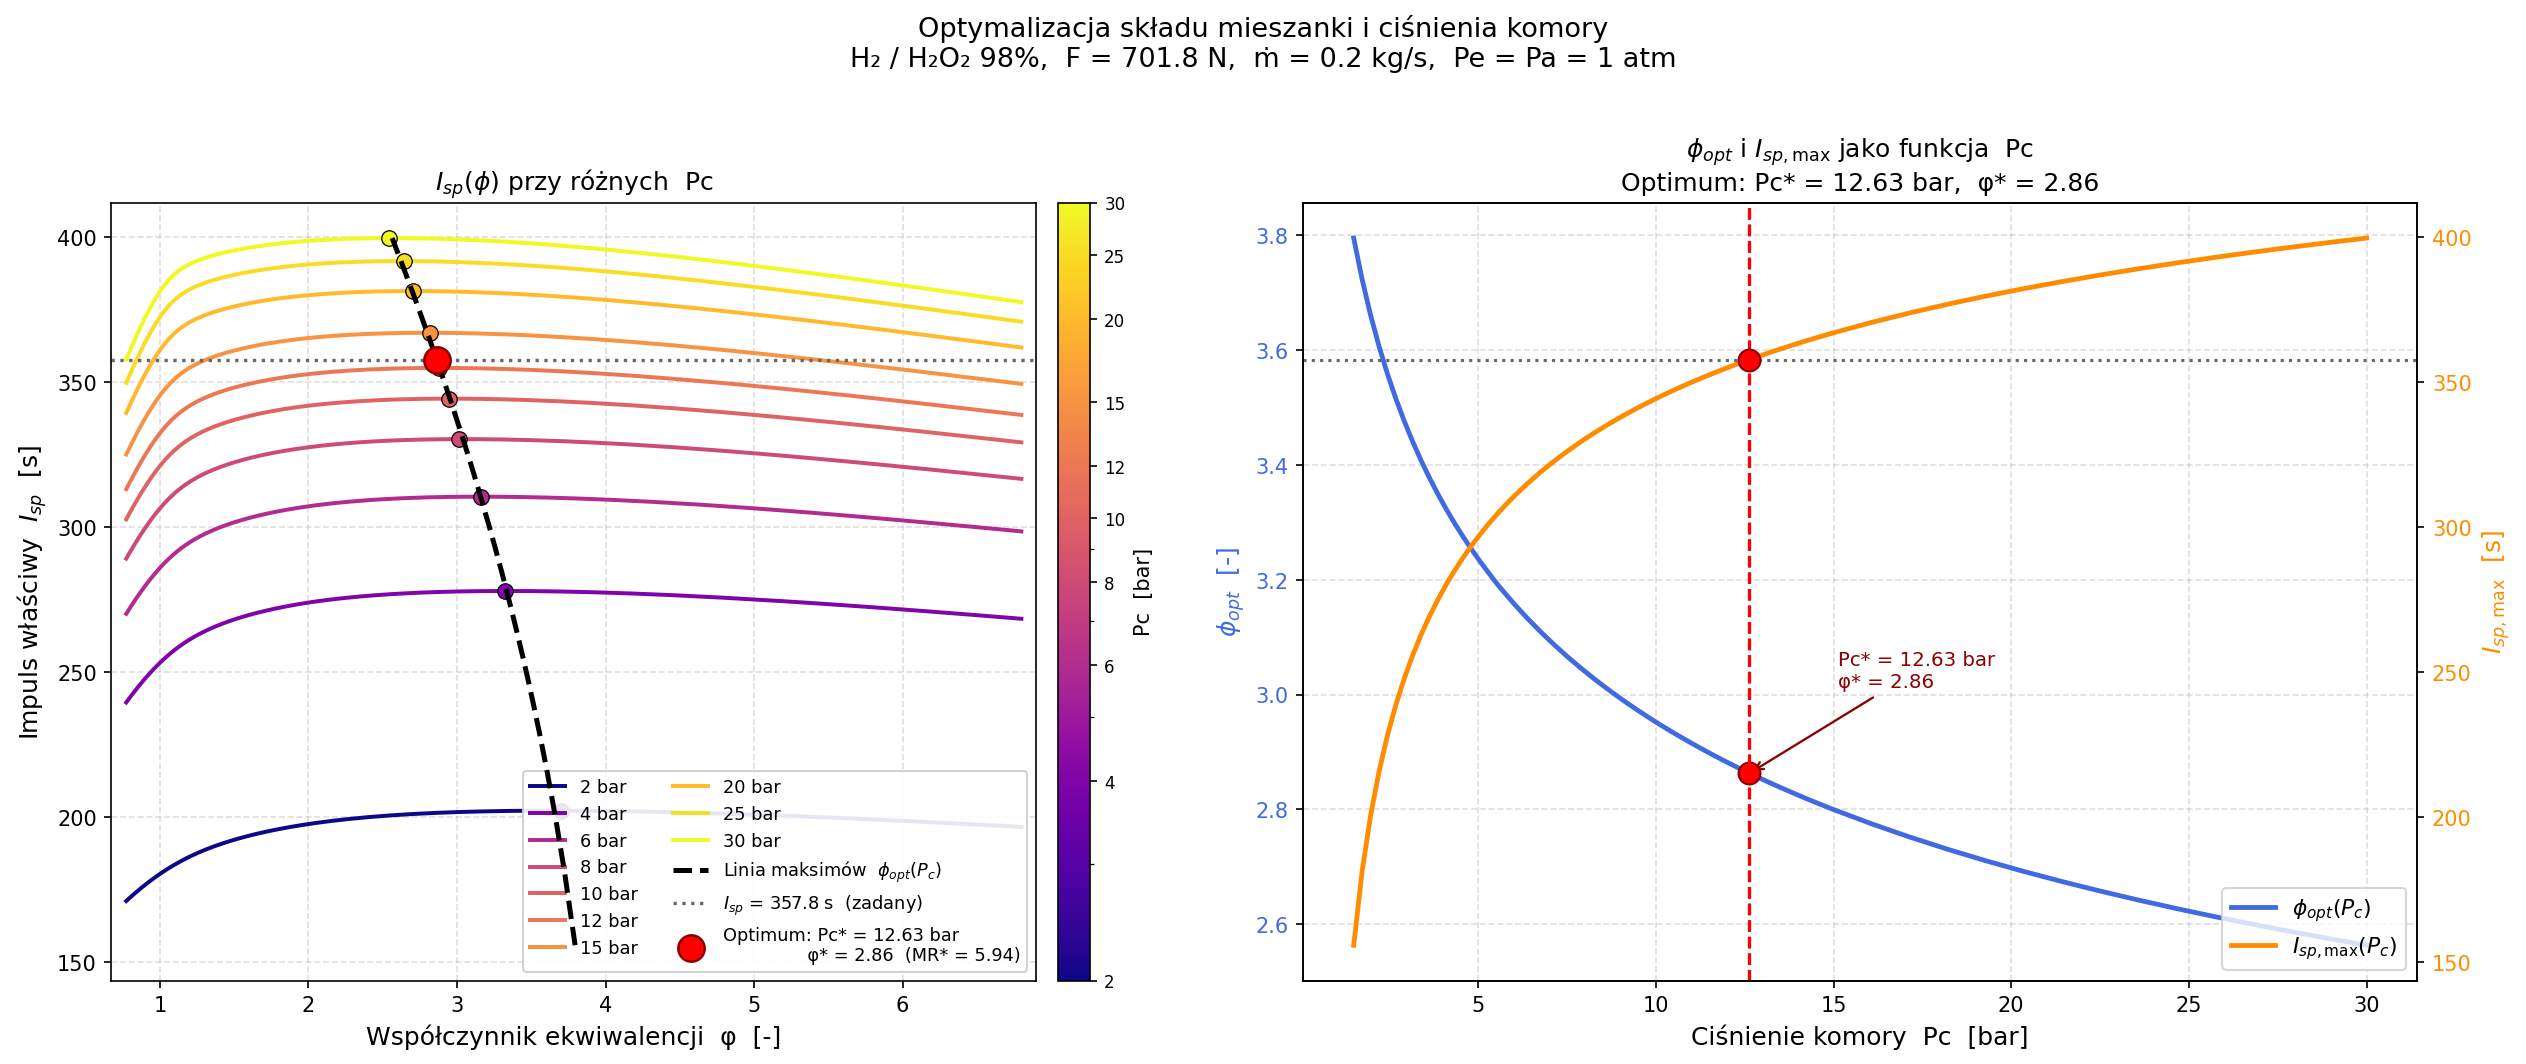

The Python source for this figure:
"""
==============================================================================
ITERACYJNE WYZNACZENIE OPTYMALNEGO Pc I φ – SILNIK H2/H2O2 98%
==============================================================================
Paliwo:    H2 (ciekły wodór)
Utleniacz: H2O2 98%  (blend 98% H2O2 + 2% H2O wagowo)
Zadane:    F = 701.8 N,  ṁ = 0.2 kg/s,  Pa = 1 atm

ALGORYTM:
─────────────────────────────────────────────────────────────────────────────
Przy zadanym Pe = Pa równanie ciągu: F = ṁ·ve → ve_cel = F/ṁ = 3509 m/s

Szukamy pary (Pc*, MR*) takiej, że:
  (1) MR* = argmax_MR  ve_isen(Pc*, MR)     ← optymalny φ dla danego Pc
  (2) ve_isen(Pc*, MR*) = ve_cel             ← wymagany ciąg

Iteracja zewnętrzna (bisekcja po Pc):
  - ve_max(Pc) = max_MR ve_isen(Pc, MR) jest monotonicznie rosnące z Pc
  - szukamy Pc* bisekcją: ve_max(Pc*) = ve_cel

Iteracja wewnętrzna (minimalizacja po MR dla danego Pc):
  - scipy.optimize.minimize_scalar (metoda bounded, Brent)

WYNIKI WYKRESU:
  - krzywe Isp(φ) dla Pc = 2, 4, 6, 8, 10, 12, 15, 20, 25, 30 bar
  - linia łącząca maksima (locus φ_opt(Pc)) – wyznaczona na gęstszej siatce
  - prawy panel: φ_opt(Pc) i Isp_max(Pc) jako funkcja Pc
==============================================================================
"""

import numpy as np
from scipy.optimize import brentq, minimize_scalar
import matplotlib.pyplot as plt
import matplotlib.cm as cm
import matplotlib.colors as mcolors
from rocketcea.cea_obj import CEA_Obj
from rocketcea.blends import newOxBlend


# ══════════════════════════════════════════════════════════════════════════════
# 0. STAŁE I DANE WEJŚCIOWE
# ══════════════════════════════════════════════════════════════════════════════
R_UNIV     = 8314.46        # [J/(kmol·K)]
G0         = 9.80665        # [m/s²]
PSI_PER_PA = 1 / 6894.76    # Pa → psi
PA         = 101325.0       # [Pa]  ciśnienie otoczenia
MR_STOICH  = 17.0           # stechiometria H2/H2O2: 34/2

F          = 701.8          # [N]   zadany ciąg
M_DOT      = 0.2            # [kg/s] zadany strumień masy
ve_cel     = F / M_DOT      # [m/s] = 3509.0 – wymagana efektywna prędkość wylotowa
Isp_cel    = ve_cel / G0    # [s]   ≈ 357.82

EPS_C      = 8.0            # Ac/At – stosunek przekrojów komory do gardła
L_STAR     = 0.80           # [m]   charakterystyczna długość komory (nominalna)

print(f"Wymagana ve_cel = {ve_cel:.4f} m/s  →  Isp_cel = {Isp_cel:.4f} s")
print(f"Cel iteracji:  M_DOT × ve_max(Pc*, MR*(Pc*)) = F = {F} N\n")


# ══════════════════════════════════════════════════════════════════════════════
# 1. INICJALIZACJA ROCKETCEA
# ══════════════════════════════════════════════════════════════════════════════
ox_blend = newOxBlend(oxL=['H2O2', 'H2O'], oxPcentL=[98, 2])
cea      = CEA_Obj(fuelName='H2', oxName=ox_blend)


# ══════════════════════════════════════════════════════════════════════════════
# 2. FUNKCJE POMOCNICZE
# ══════════════════════════════════════════════════════════════════════════════

def get_cea_params(Pc_bar: float, MR: float):
    """Tc [K], Mw [g/mol], gamma [-], R_sp [J/(kg·K)]"""
    Pc_psia = Pc_bar * 1e5 * PSI_PER_PA
    Tc      = cea.get_Tcomb(Pc=Pc_psia, MR=MR)
    Mw, gamma = cea.get_Chamber_MolWt_gamma(Pc=Pc_psia, MR=MR)
    return Tc, Mw, gamma, R_UNIV / Mw


def ve_isen(Pc_bar: float, MR: float) -> float:
    """
    Isentropowa prędkość wylotowa dyszy dopasowanej do Pa.
      ve = sqrt(2γ/(γ-1) · R_sp · Tc · [1 − (Pa/Pc)^((γ-1)/γ)])
    """
    if Pc_bar * 1e5 <= PA:
        return 0.0
    try:
        Tc, _, gamma, R_sp = get_cea_params(Pc_bar, MR)
        Pe_Pc = PA / (Pc_bar * 1e5)
        return np.sqrt(2 * gamma / (gamma - 1) * R_sp * Tc
                       * (1 - Pe_Pc ** ((gamma - 1) / gamma)))
    except Exception:
        return 0.0


def area_ratio(M: float, gamma: float) -> float:
    """A/A* = 1/M · [2/(γ+1) · (1 + (γ-1)/2 · M²)]^((γ+1)/(2(γ-1)))"""
    f = (2 / (gamma + 1)) * (1 + (gamma - 1) / 2 * M**2)
    return (1 / M) * f ** ((gamma + 1) / (2 * (gamma - 1)))


def find_opt_at_pc(Pc_bar: float, MR_lo: float = 2.5, MR_hi: float = 12.0):
    """
    Wyznacza MR minimalizujące −ve_isen (= maksymalizujące Isp) przy danym Pc.
    Używa metody Brenta (bounded minimize_scalar).
    Zwraca: (MR_opt, phi_opt, ve_max, Isp_max)
    """
    res = minimize_scalar(
        lambda MR: -ve_isen(Pc_bar, MR),
        bounds=(MR_lo, MR_hi),
        method='bounded',
        options={'xatol': 5e-4}
    )
    MR_opt = res.x
    ve_max = -res.fun
    return MR_opt, MR_STOICH / MR_opt, ve_max, ve_max / G0


# ══════════════════════════════════════════════════════════════════════════════
# 3. KROK A – Krzywe Isp(φ) dla wybranych Pc (do wykresu)
# ══════════════════════════════════════════════════════════════════════════════
print("─" * 60)
print("KROK A: Obliczam krzywe Isp(φ) dla wybranych Pc...")
print("─" * 60)

Pc_plot = [2, 4, 6, 8, 10, 12, 15, 20, 25, 30]   # [bar]
MR_arr  = np.linspace(2.5, 22.0, 150)
phi_arr = MR_STOICH / MR_arr

curves = {}
for Pc_bar in Pc_plot:
    isp = []
    for MR in MR_arr:
        ve = ve_isen(Pc_bar, MR)
        isp.append(ve / G0 if ve > 0 else np.nan)
    curves[Pc_bar] = np.array(isp)
    print(f"  Pc = {Pc_bar:2d} bar  →  Isp_max ≈ {np.nanmax(curves[Pc_bar]):.1f} s"
          f"  przy φ ≈ {phi_arr[np.nanargmax(curves[Pc_bar])]:.2f}")


# ══════════════════════════════════════════════════════════════════════════════
# 4. KROK B – Linia maksimów φ_opt(Pc) na gęstej siatce Pc
# ══════════════════════════════════════════════════════════════════════════════
print("\n" + "─" * 60)
print("KROK B: Wyznaczam φ_opt(Pc) na gęstej siatce Pc...")
print("─" * 60)

Pc_fine = np.unique(np.concatenate([
    np.linspace(1.5,  6.0, 20),
    np.linspace(6.0, 15.0, 25),
    np.linspace(15.0, 30.0, 15),
]))

# opt_rows: [Pc_bar, phi_opt, MR_opt, ve_max, Isp_max]
opt_rows = []
for Pc_bar in Pc_fine:
    try:
        MR_o, phi_o, ve_o, Isp_o = find_opt_at_pc(Pc_bar)
        opt_rows.append([Pc_bar, phi_o, MR_o, ve_o, Isp_o])
    except Exception:
        pass
opt_data = np.array(opt_rows)
# kolumny: 0=Pc, 1=phi_opt, 2=MR_opt, 3=ve_max, 4=Isp_max

print(f"  Gotowe – {len(opt_data)} punktów")
print(f"  Zakres φ_opt:   {opt_data[:,1].min():.3f} – {opt_data[:,1].max():.3f}")
print(f"  Zakres Isp_max: {opt_data[:,4].min():.1f} – {opt_data[:,4].max():.1f} s")


# ══════════════════════════════════════════════════════════════════════════════
# 5. KROK C – Iteracja bisekcją: szukanie Pc* gdzie ve_max(Pc*) = ve_cel
# ══════════════════════════════════════════════════════════════════════════════
print("\n" + "─" * 60)
print(f"KROK C: Iteracja bisekcją  (cel: ve_max = {ve_cel:.2f} m/s = F/ṁ)")
print("─" * 60)
print(f"  Sprawdzenie granic przedziału:")

_, _, ve_lo, _ = find_opt_at_pc(1.5)
_, _, ve_hi, _ = find_opt_at_pc(30.0)
print(f"    ve_max(Pc= 1.5 bar) = {ve_lo:.2f} m/s  {'< cel ✓' if ve_lo < ve_cel else '≥ cel ✗'}")
print(f"    ve_max(Pc=30.0 bar) = {ve_hi:.2f} m/s  {'> cel ✓' if ve_hi > ve_cel else '≤ cel ✗'}")
print()

hdr = (f"{'Iter':>4}  {'Pc [bar]':>10}  {'φ_opt':>8}  {'MR_opt':>8}  "
       f"{'ve_max [m/s]':>14}  {'F_eq [N]':>10}  {'ΔF/F [%]':>10}")
print(hdr)
print("─" * len(hdr))

Pc_lo_bis, Pc_hi_bis = 1.5, 30.0
Pc_star = MR_star = phi_star = ve_star = Isp_star = None

for i in range(35):
    Pc_mid = (Pc_lo_bis + Pc_hi_bis) / 2.0
    MR_o, phi_o, ve_o, Isp_o = find_opt_at_pc(Pc_mid)
    F_eq   = M_DOT * ve_o
    delta  = (F_eq - F) / F * 100.0

    print(f"{i+1:>4}  {Pc_mid:>10.5f}  {phi_o:>8.4f}  {MR_o:>8.4f}  "
          f"{ve_o:>14.5f}  {F_eq:>10.5f}  {delta:>+10.5f}")

    Pc_star, MR_star, phi_star, ve_star, Isp_star = Pc_mid, MR_o, phi_o, ve_o, Isp_o

    if abs(delta) < 1e-4:
        print(f"\n  ✓ Zbieżność po {i+1} iteracjach (|ΔF/F| < 0.0001 %)")
        break
    if F_eq > F:
        Pc_hi_bis = Pc_mid
    else:
        Pc_lo_bis = Pc_mid


# ══════════════════════════════════════════════════════════════════════════════
# 6. KROK D – Pełne parametry silnika w (Pc*, MR*)
# ══════════════════════════════════════════════════════════════════════════════
Pc_Pa = Pc_star * 1e5
Tc, Mw, gamma, R_sp = get_cea_params(Pc_star, MR_star)
rho_c = Pc_Pa / (R_sp * Tc)
Cstar = (np.sqrt(R_sp * Tc / gamma)
         * ((gamma + 1) / 2) ** ((gamma + 1) / (2 * (gamma - 1))))

# Gardło (M = 1)
Tt    = Tc * 2 / (gamma + 1)
Pt    = Pc_Pa * (2 / (gamma + 1)) ** (gamma / (gamma - 1))
rho_t = rho_c * (2 / (gamma + 1)) ** (1 / (gamma - 1))
vt    = np.sqrt(gamma * R_sp * Tt)
At    = M_DOT / (rho_t * vt)
Dt    = np.sqrt(4 * At / np.pi)
Cstar_chk = Pc_Pa * At / M_DOT

# Wylot dyszy (Pe = Pa)
Pe      = PA
Te      = Tc * (Pe / Pc_Pa) ** ((gamma - 1) / gamma)
Me      = np.sqrt(2 / (gamma - 1) * (Tc / Te - 1))
rho_e   = rho_c * (Pe / Pc_Pa) ** (1 / gamma)
ve_e    = np.sqrt(2 * gamma / (gamma - 1) * R_sp * Tc
                  * (1 - (Pe / Pc_Pa) ** ((gamma - 1) / gamma)))
eps_e   = area_ratio(Me, gamma)
Ae      = eps_e * At
De      = np.sqrt(4 * Ae / np.pi)
F_chk   = M_DOT * ve_e + Ae * (Pe - PA)

# Komora – dokładna (Ac/At = EPS_C, bez założenia Mc ≈ 0)
Mc      = brentq(lambda Mc_: area_ratio(Mc_, gamma) - EPS_C, 1e-8, 1.0 - 1e-10)
Tc_loc  = Tc / (1 + (gamma - 1) / 2 * Mc**2)
Pc_loc  = Pc_Pa * (1 + (gamma - 1) / 2 * Mc**2) ** (-(gamma / (gamma - 1)))
rho_loc = Pc_loc / (R_sp * Tc_loc)
vc      = Mc * np.sqrt(gamma * R_sp * Tc_loc)
Ac      = EPS_C * At
Dc      = np.sqrt(4 * Ac / np.pi)

# Objętość komory (L* = 0.80 m)
theta_rad = np.radians(30.0)
Rc     = np.sqrt(Ac / np.pi)
Rt     = np.sqrt(At / np.pi)
L_conv = (Rc - Rt) / np.tan(theta_rad)
V_conv = np.pi / 3 * L_conv * (Rc**2 + Rc * Rt + Rt**2)
Vc     = L_STAR * At
V_cyl  = Vc - V_conv
L_cyl  = V_cyl / Ac if V_cyl > 0 else 0.0
L_tot  = L_cyl + L_conv
tau_ms = rho_c * Vc / M_DOT * 1e3

# ── Drukowanie wyników ────────────────────────────────────────────────────────
SEP = "═" * 70
print(f"\n{SEP}")
print(f"  WYNIKI KOŃCOWE – SILNIK H2/H2O2 98%")
print(f"  Optymalny (Pc*, φ*) przy zadanym F = {F} N, ṁ = {M_DOT} kg/s")
print(SEP)

print(f"\n  PUNKT PRACY (iteracja zbieżna):")
print(f"    φ*  (ekwiwalencja)   = {phi_star:.4f}  (φ_stoich=1 → nadmiar H₂)")
print(f"    MR* (O/F)            = {MR_star:.4f}")
print(f"    Pc*                  = {Pc_Pa:>14.2f} Pa  =  {Pc_star:.5f} bar")
print(f"    Isp*                 = {Isp_star:.4f} s      ve* = {ve_star:.4f} m/s")

print(f"\n  PARAMETRY TERMODYNAMICZNE (NASA CEA):")
print(f"    γ  (wykładnik adi.)  = {gamma:.4f}")
print(f"    Mw (masa molarna)    = {Mw:.4f} g/mol")
print(f"    R_sp (właściwa R)    = {R_sp:.4f} J/(kg·K)")
print(f"    C*  (char. prędkość) = {Cstar:.4f} m/s")
print(f"    C*  (Pc·At/ṁ, wery.)= {Cstar_chk:.4f} m/s")

W = 26  # szerokość kolumny opisu
print(f"\n  {'─'*68}")
print(f"  {'Parametr':<{W}}  {'Komora':>16}  {'Gardło':>10}  {'Wylot':>10}  Jedn.")
print(f"  {'─'*W}  {'─'*16}  {'─'*10}  {'─'*10}  {'─'*6}")
print(f"  {'Ciśnienie  P':<{W}}  {Pc_Pa:>16.1f}  {Pt:>10.1f}  {Pe:>10.1f}  Pa")
print(f"  {'Ciśnienie  P':<{W}}  {Pc_star:>16.5f}  {Pt/1e5:>10.5f}  {Pe/1e5:>10.6f}  bar")
print(f"  {'Temperatura  T':<{W}}  {Tc:>16.2f}  {Tt:>10.2f}  {Te:>10.2f}  K")
print(f"  {'Gęstość  ρ':<{W}}  {rho_c:>16.6f}  {rho_t:>10.6f}  {rho_e:>10.6f}  kg/m³")
print(f"  {'Liczba Macha  M':<{W}}  {'≈0 ('+f'{Mc:.4f}'+')':>16}  {'1.0000':>10}  {Me:>10.4f}  –")
print(f"  {'Prędkość  v':<{W}}  {'≈0 ('+f'{vc:.1f}'+')':>16}  {vt:>10.2f}  {ve_e:>10.2f}  m/s")
print(f"  {'Przekrój  A':<{W}}  {Ac:>16.4e}  {At:>10.4e}  {Ae:>10.4e}  m²")
print(f"  {'Średnica  D':<{W}}  {Dc*1e3:>16.4f}  {Dt*1e3:>10.4f}  {De*1e3:>10.4f}  mm")
print(f"  {'A/A*':<{W}}  {Ac/At:>16.4f}  {'1.0000':>10}  {eps_e:>10.4f}  –")
print(f"  {'─'*68}")

print(f"\n  WERYFIKACJA CIĄGU:")
print(f"    F = ṁ·ve + Ae·(Pe−Pa) = {F_chk:.4f} N")
print(f"    Zadany F              = {F:.4f} N")
print(f"    Błąd                  = {abs(F_chk - F)/F*100:.5f} %")

print(f"\n  OBJĘTOŚĆ KOMORY  (L* = {L_STAR} m, θ_zbieżna = 30°):")
print(f"    Vc                   = {Vc*1e6:.2f} cm³  = {Vc*1e3:.4f} L")
print(f"    Lcyl + Lconv         = {L_cyl*1e3:.1f} + {L_conv*1e3:.1f} = {L_tot*1e3:.1f} mm")
print(f"    τ  (czas przebywania) = {tau_ms:.3f} ms")

print(f"\n  PORÓWNANIE Z WARIANTEM PROJEKTOWYM (MR=7.94, Pc=12.944 bar):")
print(f"    Δφ:     {phi_star:.4f} vs 2.1400  →  mieszanka mniej paliwobogata przy Pc*")
print(f"    ΔPc:    {Pc_star:.3f} vs 12.944 bar  →  {'niższe' if Pc_star < 12.944 else 'wyższe'} Pc* przy optymalnym MR")
print(f"    ΔMw:    {Mw:.3f} vs 12.163 g/mol")
print(f"    ΔTc:    {Tc:.1f} vs 4335.3 K")
print(f"    Isp:    oba = {Isp_star:.2f} s  (wynika z zadanego F i ṁ)")

print(f"\n{SEP}")


# ══════════════════════════════════════════════════════════════════════════════
# 7. KROK E – Wykres
# ══════════════════════════════════════════════════════════════════════════════

# Schemat kolorów: plasma od ciemnego (niskie Pc) do jasnego (wysokie Pc)
norm_c   = mcolors.LogNorm(vmin=min(Pc_plot), vmax=max(Pc_plot))
cmap_c   = cm.plasma
col_list = [cmap_c(norm_c(p)) for p in Pc_plot]

fig, (ax_L, ax_R) = plt.subplots(1, 2, figsize=(17, 7))
fig.suptitle('Optymalizacja składu mieszanki i ciśnienia komory\n'
             'H₂ / H₂O₂ 98%,  F = 701.8 N,  ṁ = 0.2 kg/s,  Pe = Pa = 1 atm',
             fontsize=13, y=1.01)

# ── Panel lewy: Isp(φ) ────────────────────────────────────────────────────────
for Pc_bar, col in zip(Pc_plot, col_list):
    isp_c = curves[Pc_bar]
    valid = ~np.isnan(isp_c)
    ax_L.plot(phi_arr[valid], isp_c[valid], color=col, lw=1.9,
              label=f'{Pc_bar} bar')
    if valid.any():
        idx = np.nanargmax(isp_c)
        ax_L.scatter(phi_arr[idx], isp_c[idx],
                     color=col, s=55, zorder=5,
                     edgecolors='k', linewidths=0.6)

# Linia przez maksima (locus φ_opt(Pc))
ax_L.plot(opt_data[:, 1], opt_data[:, 4], 'k--', lw=2.4, zorder=8,
          label='Linia maksimów  $\\phi_{opt}(P_c)$')

# Pozioma linia: docelowy Isp
ax_L.axhline(Isp_cel, color='dimgray', ls=':', lw=1.6,
             label=f'$I_{{sp}}$ = {Isp_cel:.1f} s  (zadany)')

# Punkt optymalny Pc*
ax_L.scatter([phi_star], [Isp_star],
             color='red', s=160, zorder=10,
             edgecolors='darkred', linewidths=1.2,
             label=(f'Optimum: Pc* = {Pc_star:.2f} bar\n'
                    f'               φ* = {phi_star:.2f}  (MR* = {MR_star:.2f})'))

# Colorbar
sm = cm.ScalarMappable(cmap=cmap_c, norm=norm_c)
sm.set_array([])
cbar = plt.colorbar(sm, ax=ax_L, pad=0.02, aspect=25)
cbar.set_label('Pc  [bar]', fontsize=10)
cbar.set_ticks(Pc_plot)
cbar.set_ticklabels([str(p) for p in Pc_plot], fontsize=8)

ax_L.set_xlabel('Współczynnik ekwiwalencji  φ  [-]', fontsize=12)
ax_L.set_ylabel('Impuls właściwy  $I_{sp}$  [s]', fontsize=12)
ax_L.set_title('$I_{sp}(\\phi)$ przy różnych  Pc', fontsize=12)
ax_L.legend(fontsize=8.5, loc='lower right', ncol=2, framealpha=0.9)
ax_L.grid(True, ls='--', alpha=0.4)
ax_L.set_xlim(phi_arr.min() - 0.1, phi_arr.max() + 0.1)

# ── Panel prawy: φ_opt(Pc) i Isp_max(Pc) ─────────────────────────────────────
c1, c2 = 'royalblue', 'darkorange'
ax_R2 = ax_R.twinx()

ln1, = ax_R.plot(opt_data[:, 0], opt_data[:, 1], color=c1, lw=2.3,
                 label='$\\phi_{opt}(P_c)$')
ln2, = ax_R2.plot(opt_data[:, 0], opt_data[:, 4], color=c2, lw=2.3,
                  label='$I_{sp,\\max}(P_c)$')

# Punkt optymalny
for ax_tmp in [ax_R, ax_R2]:
    ax_tmp.axvline(Pc_star, color='red', ls='--', lw=1.5)
ax_R.scatter([Pc_star], [phi_star], color='red', s=110, zorder=10,
             edgecolors='darkred', linewidths=1.0)
ax_R2.scatter([Pc_star], [Isp_star], color='red', s=110, zorder=10,
              edgecolors='darkred', linewidths=1.0)

# Linia docelowego Isp
ax_R2.axhline(Isp_cel, color='dimgray', ls=':', lw=1.5,
              label=f'Isp cel = {Isp_cel:.1f} s')

# Adnotacja
ax_R.annotate(f'Pc* = {Pc_star:.2f} bar\nφ* = {phi_star:.2f}',
              xy=(Pc_star, phi_star),
              xytext=(Pc_star + 2.5, phi_star + 0.15),
              fontsize=9.5, color='darkred',
              arrowprops=dict(arrowstyle='->', color='darkred', lw=1.1))

ax_R.set_xlabel('Ciśnienie komory  Pc  [bar]', fontsize=12)
ax_R.set_ylabel('$\\phi_{opt}$  [-]', color=c1, fontsize=12)
ax_R.tick_params(axis='y', labelcolor=c1)
ax_R2.set_ylabel('$I_{sp,\\max}$  [s]', color=c2, fontsize=12)
ax_R2.tick_params(axis='y', labelcolor=c2)

ax_R.set_title(f'$\\phi_{{opt}}$ i $I_{{sp,\\max}}$ jako funkcja  Pc\n'
               f'Optimum: Pc* = {Pc_star:.2f} bar,  φ* = {phi_star:.2f}', fontsize=12)

all_lines = [ln1, ln2]
ax_R.legend(all_lines, [l.get_label() for l in all_lines],
            fontsize=10.5, loc='lower right')
ax_R.grid(True, ls='--', alpha=0.4)

plt.tight_layout()
out_path = '/share/Do_clauda_taty/iteracja_Pc_phi_opt.png'
plt.savefig(out_path, dpi=150, bbox_inches='tight')
print(f"\nWykres zapisany: {out_path}")
plt.show()
